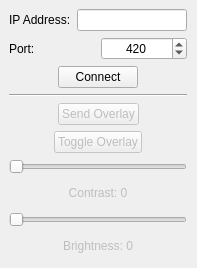
<?xml version="1.0" encoding="UTF-8"?>
<ui version="4.0">
 <class>MainWindow</class>
 <widget class="QMainWindow" name="MainWindow">
  <property name="geometry">
   <rect>
    <x>0</x>
    <y>0</y>
    <width>197</width>
    <height>268</height>
   </rect>
  </property>
  <property name="sizePolicy">
   <sizepolicy hsizetype="Fixed" vsizetype="Fixed">
    <horstretch>0</horstretch>
    <verstretch>0</verstretch>
   </sizepolicy>
  </property>
  <property name="minimumSize">
   <size>
    <width>197</width>
    <height>230</height>
   </size>
  </property>
  <property name="maximumSize">
   <size>
    <width>197</width>
    <height>268</height>
   </size>
  </property>
  <property name="windowTitle">
   <string>MainWindow</string>
  </property>
  <widget class="QWidget" name="centralwidget">
   <widget class="QWidget" name="layoutWidget">
    <property name="geometry">
     <rect>
      <x>9</x>
      <y>9</y>
      <width>178</width>
      <height>249</height>
     </rect>
    </property>
    <layout class="QVBoxLayout" name="verticalLayout_5">
     <item>
      <layout class="QVBoxLayout" name="verticalLayout_2">
       <item>
        <layout class="QVBoxLayout" name="verticalLayout">
         <item>
          <layout class="QHBoxLayout" name="horizontalLayout">
           <item>
            <widget class="QLabel" name="lblIP">
             <property name="text">
              <string>IP Address:</string>
             </property>
            </widget>
           </item>
           <item>
            <widget class="QLineEdit" name="txtIP">
             <property name="inputMask">
              <string/>
             </property>
             <property name="alignment">
              <set>Qt::AlignCenter</set>
             </property>
            </widget>
           </item>
          </layout>
         </item>
         <item>
          <layout class="QHBoxLayout" name="horizontalLayout_2">
           <item>
            <widget class="QLabel" name="lblPort">
             <property name="text">
              <string>Port:</string>
             </property>
            </widget>
           </item>
           <item>
            <widget class="QSpinBox" name="sbPort">
             <property name="alignment">
              <set>Qt::AlignCenter</set>
             </property>
             <property name="minimum">
              <number>1</number>
             </property>
             <property name="maximum">
              <number>65535</number>
             </property>
             <property name="value">
              <number>420</number>
             </property>
            </widget>
           </item>
          </layout>
         </item>
        </layout>
       </item>
       <item>
        <layout class="QHBoxLayout" name="horizontalLayout_3">
         <item>
          <spacer name="horizontalSpacer">
           <property name="orientation">
            <enum>Qt::Horizontal</enum>
           </property>
           <property name="sizeHint" stdset="0">
            <size>
             <width>40</width>
             <height>20</height>
            </size>
           </property>
          </spacer>
         </item>
         <item>
          <widget class="QPushButton" name="btnConnect">
           <property name="text">
            <string>Connect</string>
           </property>
          </widget>
         </item>
         <item>
          <spacer name="horizontalSpacer_2">
           <property name="orientation">
            <enum>Qt::Horizontal</enum>
           </property>
           <property name="sizeHint" stdset="0">
            <size>
             <width>40</width>
             <height>20</height>
            </size>
           </property>
          </spacer>
         </item>
        </layout>
       </item>
      </layout>
     </item>
     <item>
      <widget class="Line" name="line">
       <property name="orientation">
        <enum>Qt::Horizontal</enum>
       </property>
      </widget>
     </item>
     <item>
      <layout class="QVBoxLayout" name="verticalLayout_4">
       <item>
        <layout class="QHBoxLayout" name="horizontalLayout_4">
         <item>
          <spacer name="horizontalSpacer_3">
           <property name="orientation">
            <enum>Qt::Horizontal</enum>
           </property>
           <property name="sizeHint" stdset="0">
            <size>
             <width>40</width>
             <height>20</height>
            </size>
           </property>
          </spacer>
         </item>
         <item>
          <widget class="QPushButton" name="btnSendOverlay">
           <property name="enabled">
            <bool>false</bool>
           </property>
           <property name="text">
            <string>Send Overlay</string>
           </property>
          </widget>
         </item>
         <item>
          <spacer name="horizontalSpacer_4">
           <property name="orientation">
            <enum>Qt::Horizontal</enum>
           </property>
           <property name="sizeHint" stdset="0">
            <size>
             <width>40</width>
             <height>20</height>
            </size>
           </property>
          </spacer>
         </item>
        </layout>
       </item>
       <item>
        <layout class="QHBoxLayout" name="horizontalLayout_5">
         <item>
          <spacer name="horizontalSpacer_5">
           <property name="orientation">
            <enum>Qt::Horizontal</enum>
           </property>
           <property name="sizeHint" stdset="0">
            <size>
             <width>40</width>
             <height>20</height>
            </size>
           </property>
          </spacer>
         </item>
         <item>
          <widget class="QPushButton" name="btnToggleOverlay">
           <property name="enabled">
            <bool>false</bool>
           </property>
           <property name="text">
            <string>Toggle Overlay</string>
           </property>
          </widget>
         </item>
         <item>
          <spacer name="horizontalSpacer_6">
           <property name="orientation">
            <enum>Qt::Horizontal</enum>
           </property>
           <property name="sizeHint" stdset="0">
            <size>
             <width>40</width>
             <height>20</height>
            </size>
           </property>
          </spacer>
         </item>
        </layout>
       </item>
       <item>
        <layout class="QVBoxLayout" name="verticalLayout_6">
         <item>
          <widget class="QSlider" name="sliderContrastValue">
           <property name="enabled">
            <bool>false</bool>
           </property>
           <property name="orientation">
            <enum>Qt::Horizontal</enum>
           </property>
          </widget>
         </item>
         <item>
          <widget class="QLabel" name="lblContrastValue">
           <property name="enabled">
            <bool>false</bool>
           </property>
           <property name="text">
            <string>Contrast: 0</string>
           </property>
           <property name="alignment">
            <set>Qt::AlignCenter</set>
           </property>
          </widget>
         </item>
        </layout>
       </item>
       <item>
        <layout class="QVBoxLayout" name="verticalLayout_3">
         <item>
          <widget class="QSlider" name="sliderBrightnessValue">
           <property name="enabled">
            <bool>false</bool>
           </property>
           <property name="orientation">
            <enum>Qt::Horizontal</enum>
           </property>
          </widget>
         </item>
         <item>
          <widget class="QLabel" name="lblBrightnessValue">
           <property name="enabled">
            <bool>false</bool>
           </property>
           <property name="text">
            <string>Brightness: 0</string>
           </property>
           <property name="alignment">
            <set>Qt::AlignCenter</set>
           </property>
          </widget>
         </item>
        </layout>
       </item>
      </layout>
     </item>
    </layout>
   </widget>
  </widget>
 </widget>
 <resources/>
 <connections/>
</ui>
